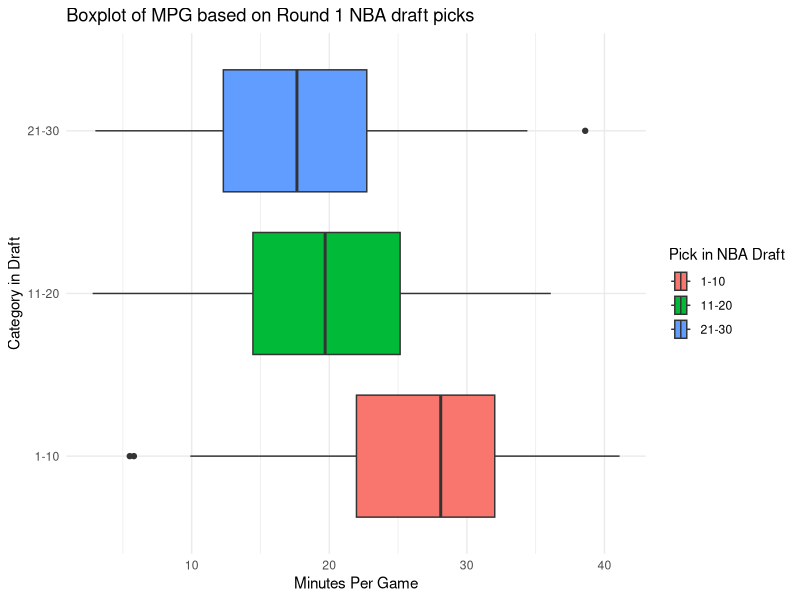
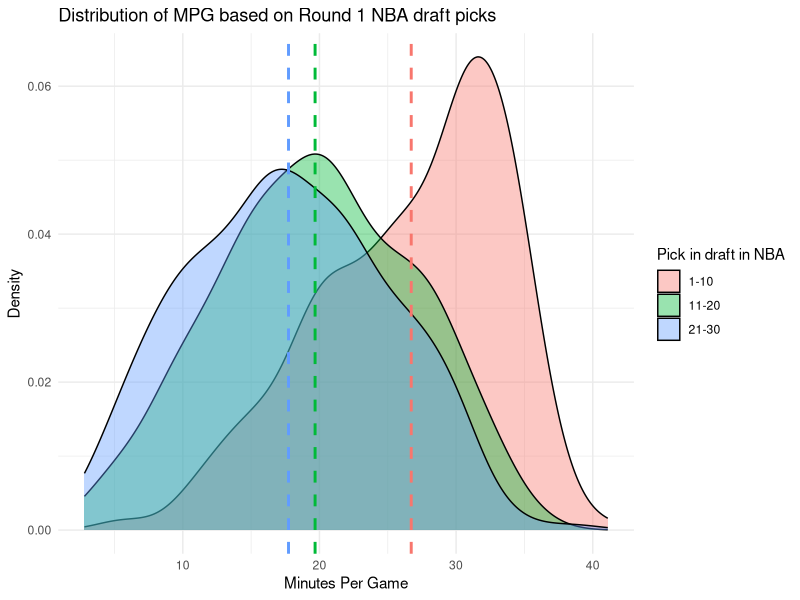

R code for these plots, in order:
## ---- chunk 1
# make sure the dataset is downloaded and is saved to the student's computer. 
library(tidyverse)
nba_draft <- read_csv("nba_draft.csv")
## ---- chunk 2
nba_round1s <- nba_draft %>% filter(round_picked == 1)
## ---- chunk 3
nba_round1s <- nba_round1s %>%
  mutate(
    pick_category = case_when(
      pick_in_round >= 1 & pick_in_round <= 10 ~ "1-10",
      pick_in_round > 10 & pick_in_round <= 20 ~ "11-20",
      pick_in_round > 20 & pick_in_round <= 30 ~ "21-30"
    )
  )
## ---- chunk 4
 nba_round1s$pick_category <- factor(nba_round1s$pick_category,
                                  levels = c("1-10", "11-20", "21-30"))
## ---- chunk 5
ggplot(nba_round1s,
       mapping = aes(x = mins_per_game,
                     y = pick_category,
                     fill = pick_category)) +
  geom_boxplot() +
  labs(title = "Boxplot of MPG based on Round 1 NBA draft picks",
       x = "Minutes Per Game",
       y= "Category in Draft",
       fill = "Pick in NBA Draft") +
  theme_minimal()
## ---- chunk 6
means = nba_round1s %>%
  group_by(pick_category) %>%
  summarize(
    mean_value = mean(mins_per_game))


ggplot(nba_round1s,
       mapping = aes(x = mins_per_game,
                     fill = pick_category)) +
  geom_density(alpha = 0.4) +
  geom_vline(data = means,
             mapping = aes(xintercept = mean_value, color = pick_category),
             linetype = "dashed",
             size = 1,
             show.legend = FALSE) +
  labs(title = "Distribution of MPG based on Round 1 NBA draft picks",
       x = "Minutes Per Game",
       y = "Density",
       fill = "Pick in draft in NBA") +
  theme_minimal()
## ---- chunk 7
mpg_aov <- aov(mins_per_game ~ pick_category,
                 data = nba_round1s)

summary(mpg_aov)
## ---- chunk 8
TukeyHSD(mpg_aov)
